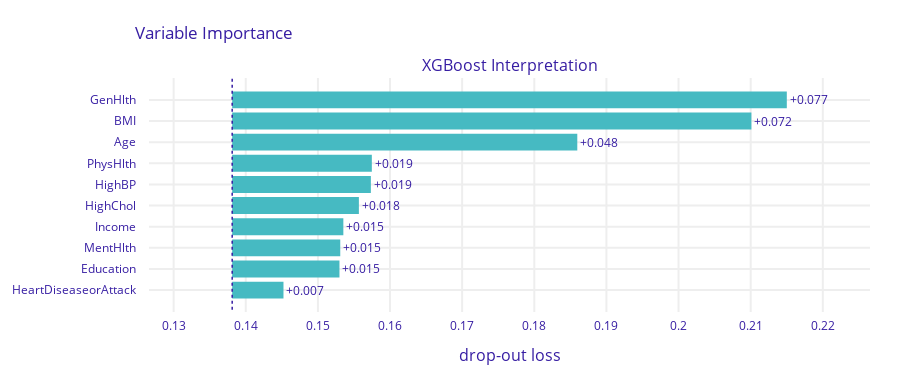

Notebook code for this chart:
### Code cell
diabetes_xgb_exp.model_parts().plot()

### Figure 1 — Plotly figure (JSON) as saved in the notebook; plotly's stock layout.template omitted (floating-point values rounded to 4 significant figures)
{"data": [{"base": 0.1381, "hoverinfo": "text", "hoverlabel": {"bgcolor": "rgba(0,0,0,0.8)"}, "hovertext": ["Model: XGBoost Interpretation loss after<br>variable: GenHlth is permuted: 0.215<br>Drop-out loss change: +0.077", "Model: XGBoost Interpretation loss after<br>variable: BMI is permuted: 0.21<br>Drop-out loss change: +0.072", "Model: XGBoost Interpretation loss after<br>variable: Age is permuted: 0.186<br>Drop-out loss change: +0.048", "Model: XGBoost Interpretation loss after<br>variable: PhysHlth is permuted: 0.157<br>Drop-out loss change: +0.019", "Model: XGBoost Interpretation loss after<br>variable: HighBP is permuted: 0.157<br>Drop-out loss change: +0.019", "Model: XGBoost Interpretation loss after<br>variable: HighChol is permuted: 0.156<br>Drop-out loss change: +0.018", "Model: XGBoost Interpretation loss after<br>variable: Income is permuted: 0.154<br>Drop-out loss change: +0.015", "Model: XGBoost Interpretation loss after<br>variable: MentHlth is permuted: 0.153<br>Drop-out loss change: +0.015", "Model: XGBoost Interpretation loss after<br>variable: Education is permuted: 0.153<br>Drop-out loss change: +0.015", "Model: XGBoost Interpretation loss after<br>variable: HeartDiseaseorAttack is permuted: 0.145<br>Drop-out loss change: +0.007"], "marker": {"color": "#46bac2"}, "orientation": "h", "showlegend": false, "text": ["+0.077", "+0.072", "+0.048", "+0.019", "+0.019", "+0.018", "+0.015", "+0.015", "+0.015", "+0.007"], "textposition": "outside", "type": "bar", "x": [0.07689, 0.07198, 0.04784, 0.01936, 0.01922, 0.01756, 0.01541, 0.01498, 0.01487, 0.00711], "xaxis": "x", "y": ["GenHlth", "BMI", "Age", "PhysHlth", "HighBP", "HighChol", "Income", "MentHlth", "Education", "HeartDiseaseorAttack"], "yaxis": "y"}], "layout": {"annotations": [{"font": {"size": 16}, "showarrow": false, "text": "XGBoost Interpretation", "x": 0.5, "xanchor": "center", "xref": "paper", "y": 1, "yanchor": "bottom", "yref": "paper"}, {"font": {"size": 16}, "showarrow": false, "text": "drop-out loss", "x": 0.5, "xanchor": "center", "xref": "paper", "y": 0, "yanchor": "top", "yref": "paper", "yshift": -30}], "font": {"color": "#371ea3"}, "height": 383, "margin": {"b": 71, "r": 30, "t": 78}, "shapes": [{"line": {"color": "#371ea3", "dash": "dot", "width": 1.5}, "type": "line", "x0": 0.1381, "x1": 0.1381, "xref": "x", "y0": -1, "y1": 10, "yref": "y"}], "title": {"text": "Variable Importance", "x": 0.15}, "xaxis": {"anchor": "y", "automargin": true, "domain": [0, 1], "fixedrange": true, "gridwidth": 2, "range": [0.1266, 0.2265], "tickcolor": "white", "ticklen": 3, "ticks": "outside", "type": "linear", "zeroline": false}, "yaxis": {"anchor": "x", "automargin": true, "autorange": "reversed", "domain": [0, 1], "fixedrange": true, "gridwidth": 2, "tickcolor": "white", "ticklen": 10, "ticks": "outside", "type": "category"}}}
